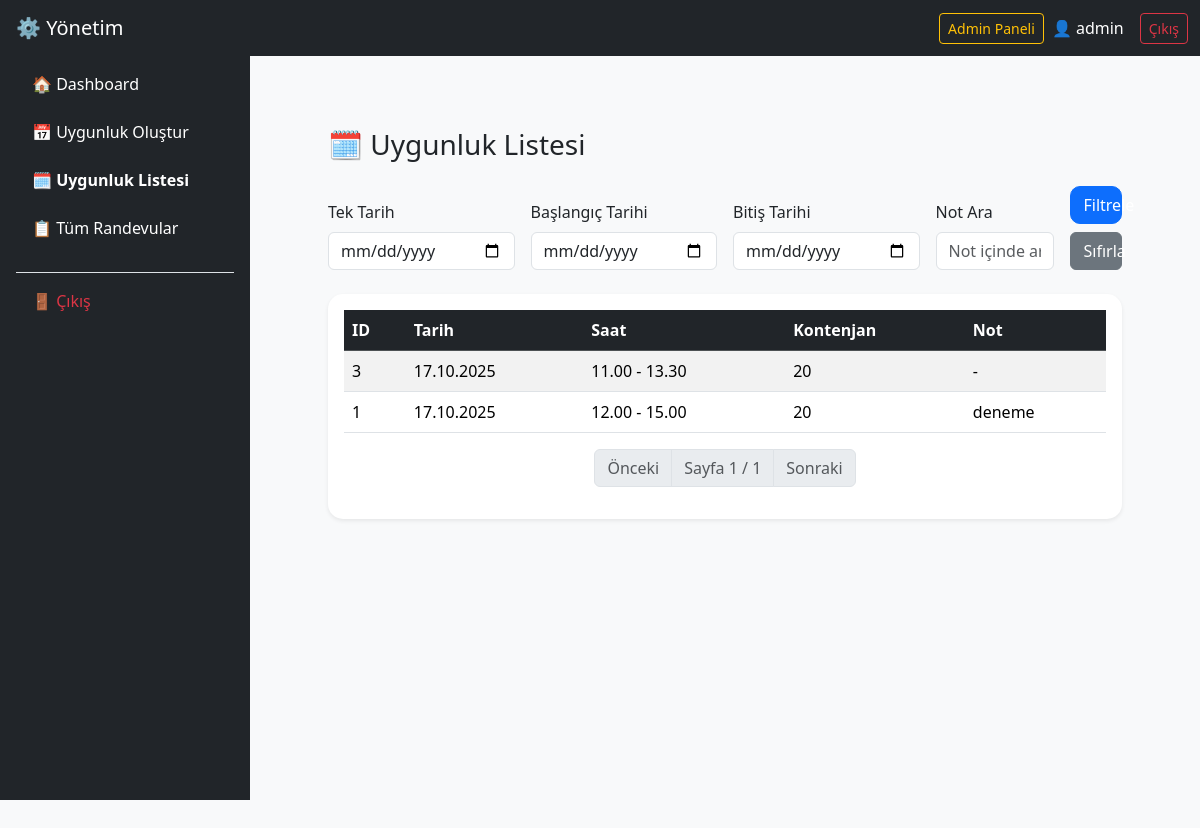
Page /appointments/admin/availability/list/ (signed in) on the committed database.
### users/models.py (models this page shows, shortened)
class User(AbstractUser):
    role = models.ForeignKey(Role, on_delete=models.CASCADE, null=True, blank=True)

### appointments/models.py (models this page shows, shortened)
class Availability(models.Model):
    admin = models.ForeignKey(
        User,
        on_delete=models.CASCADE,
        limit_choices_to={'role__name': 'Admin'},
        related_name='availabilities'
    )
    date = models.DateField()
    start_time = models.TimeField()
    end_time = models.TimeField()
    quota = models.PositiveIntegerField()
    note = models.TextField(blank=True, null=True)

### appointments/views.py (the view)
# urls.py: path('admin/availability/list/', views.availability_list_admin, name='availability_list_admin'),
@user_passes_test(is_admin)
def availability_list_admin(request):
    availabilities = Availability.objects.all().order_by('-date', 'start_time')
    single_date = request.GET.get('single_date')
    start_date = request.GET.get('start_date')
    end_date = request.GET.get('end_date')
    search_note = request.GET.get('note')
    if single_date:
        availabilities = availabilities.filter(date=single_date)
    elif start_date and end_date:
        availabilities = availabilities.filter(date__range=[start_date, end_date])
    elif start_date:
        availabilities = availabilities.filter(date__gte=start_date)
    elif end_date:
        availabilities = availabilities.filter(date__lte=end_date)
    if search_note:
        availabilities = availabilities.filter(note__icontains=search_note)
    paginator = Paginator(availabilities, 10)
    page_number = request.GET.get('page')
    page_obj = paginator.get_page(page_number)
    return render(request, 'appointments/admin_availability_list.html', {
        'page_obj': page_obj,
        'single_date': single_date,
        'start_date': start_date,
        'end_date': end_date,
        'search_note': search_note
    })

### appointments/views.py (called while the page is built)
def is_admin(user):
    return user.is_authenticated and user.role and user.role.name == 'Admin'

### appointments/templates/appointments/admin_availability_list.html (shortened to what this page needs)
{% extends 'appointments/base_admin.html' %}
{% block admin_content %}
<div class="container-fluid mt-4">
    <h3 class="mb-4">🗓️ Uygunluk Listesi</h3>
    <form method="get" class="row g-3 mb-4 align-items-end">
        <div class="col-md-3">
            <label class="form-label">Tek Tarih</label>
            <input type="date" name="single_date" value="{{ single_date }}" class="form-control">
        </div>
        <div class="col-md-3">
            <label class="form-label">Başlangıç Tarihi</label>
            <input type="date" name="start_date" value="{{ start_date }}" class="form-control">
        </div>
        <div class="col-md-3">
            <label class="form-label">Bitiş Tarihi</label>
            <input type="date" name="end_date" value="{{ end_date }}" class="form-control">
        </div>
        <div class="col-md-2">
            <label class="form-label">Not Ara</label>
            <input
                    type="text"
                    name="note"
                    value="{{ search_note|default_if_none:'' }}"
                    class="form-control"
                    placeholder="Not içinde ara...">
        </div>
        <div class="col-md-1 d-flex flex-column gap-2">
            <button type="submit" class="btn btn-primary w-100">Filtrele</button>
            <a href="{% url 'availability_list_admin' %}" class="btn btn-secondary w-100">Sıfırla</a>
        </div>
    </form>
    <div class="card shadow-sm border-0">
        <div class="card-body">
            <table class="table table-striped table-hover align-middle">
                <thead class="table-dark">
                <tr>
                    <th>ID</th>
                    <th>Tarih</th>
                    <th>Saat</th>
                    <th>Kontenjan</th>
                    <th>Not</th>
                </tr>
                </thead>
                <tbody>
                {% for availability in page_obj %}
                <tr>
                    <td>{{ availability.id }}</td>
                    <td>{{ availability.date|date:"d.m.Y" }}</td>
                    <td>{{ availability.start_time|time:"H.i" }} - {{ availability.end_time|time:"H.i" }}</td>
                    <td>{{ availability.quota }}</td>
                    <td>{{ availability.note|default:"-" }}</td>
                </tr>
                {% empty %}
                <tr>
                    <td colspan="5" class="text-center text-muted">Henüz uygunluk eklenmemiş.</td>
                </tr>
                {% endfor %}
                </tbody>
            </table>
            <nav aria-label="Page navigation">
                <ul class="pagination justify-content-center mt-3">
                    {% if page_obj.has_previous %}
                    <li class="page-item">
                        <a class="page-link" href="?page={{ page_obj.previous_page_number }}">Önceki</a>
                    </li>
                    {% else %}
                    <li class="page-item disabled"><span class="page-link">Önceki</span></li>
                    {% endif %}
                    <li class="page-item disabled">
                        <span class="page-link">Sayfa {{ page_obj.number }} / {{ page_obj.paginator.num_pages }}</span>
                    </li>
                    {% if page_obj.has_next %}
                    <li class="page-item">
                        <a class="page-link" href="?page={{ page_obj.next_page_number }}">Sonraki</a>
                    </li>
                    {% else %}
                    <li class="page-item disabled"><span class="page-link">Sonraki</span></li>
                    {% endif %}
                </ul>
            </nav>
        </div>
    </div>
</div>
{% endblock %}

### appointments/templates/appointments/base.html (shortened to what this page needs)
<!DOCTYPE html>
<html lang="tr">
<head>
    <link href="https://cdn.jsdelivr.net/npm/bootstrap@5.3.2/dist/css/bootstrap.min.css" rel="stylesheet">
</head>
<body>
<nav class="navbar navbar-expand-lg navbar-dark bg-dark mb-4">
    <div class="container-fluid">
        <a class="navbar-brand"
           href="{% if user.is_authenticated and user.role.name == 'Admin' %}
                    {% url 'admin_dashboard' %}
                  {% elif user.is_authenticated %}
                    {% url 'student_dashboard' %}
                  {% else %}
                    {% url 'login' %}
                  {% endif %}">
        </a>
        <div class="collapse navbar-collapse justify-content-end" id="navbarNav">
            {% if user.is_authenticated %}
            <div class="d-flex align-items-center">
                {% if user.role.name == 'Admin' %}
                <a href="{% url 'admin_dashboard' %}" class="btn btn-outline-warning btn-sm me-2">Admin Paneli</a>
                {% else %}
                <a href="{% url 'student_dashboard' %}" class="btn btn-outline-primary btn-sm me-2">Öğrenci Paneli</a>
                {% endif %}
                <span class="text-white me-3">👤 {{ user.username }}</span>
                <button onclick="confirmLogout()" class="btn btn-outline-danger btn-sm">Çıkış</button>            </div>
            {% endif %}
        </div>
    </div>
</nav>
<div class="container mt-4">
    {% block content %}{% endblock %}
</div>
</body>
</html>

### appointments/templates/appointments/base.html (style rules this page uses)
body { background-color: #f8f9fa; }
.navbar-brand { font-weight: bold; letter-spacing: 0.5px; }
.card { border-radius: 15px; box-shadow: 0 4px 10px rgba(0,0,0,0.05); }
.btn-primary { border-radius: 10px; }

### rows in the picture
User: username "admin"
Availability: id "3", date "17.10.2025", start_time "11.00", end_time "13.30", quota "20", note "-"
Availability: id "1", date "17.10.2025", start_time "12.00", end_time "15.00", quota "20", note "deneme"

### other values in the picture
{{ page_obj.number }} "1"
{{ page_obj.paginator.num_pages }} "1"
